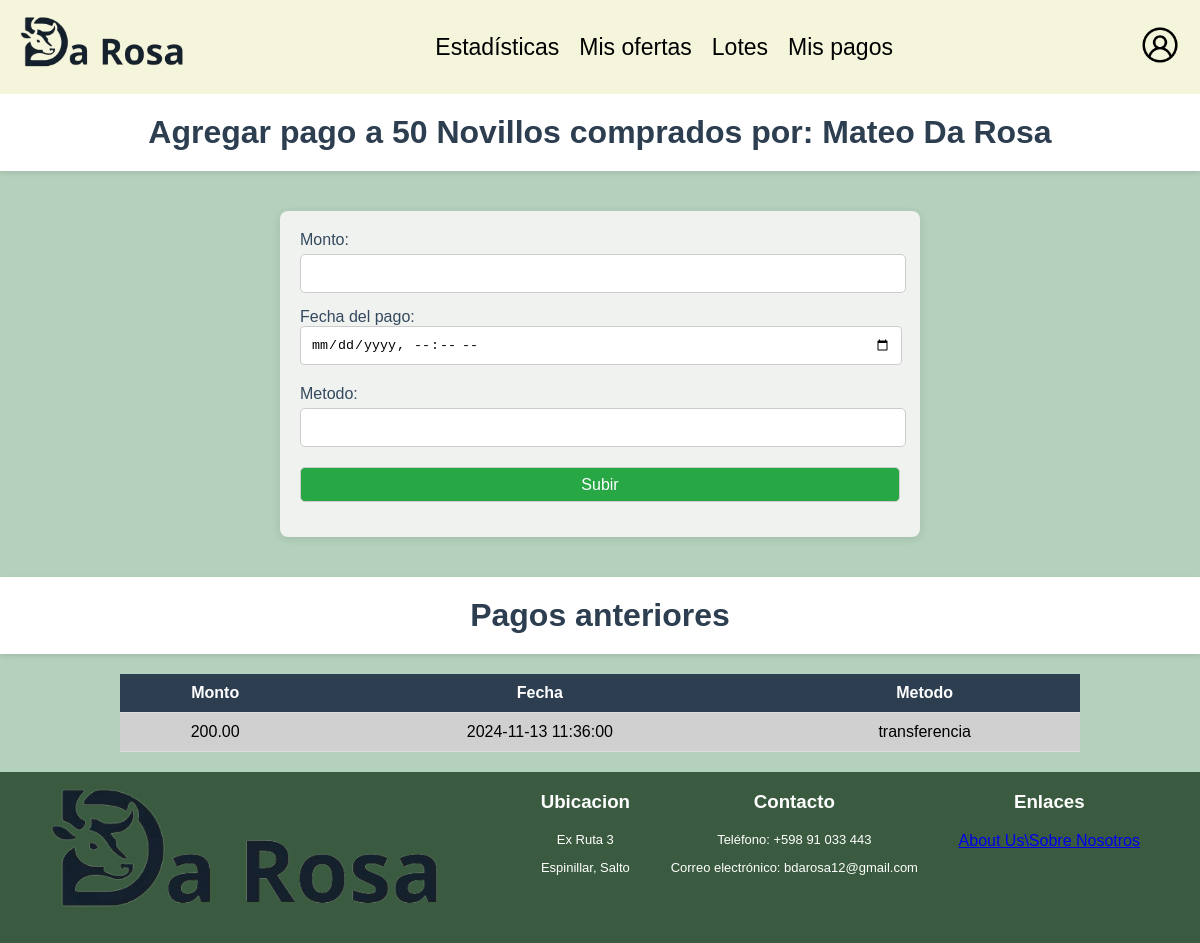
Screenshot of /paginas/administrar_pagos.php?id=6 with the database file from the repository.
### tables this page shows
CREATE TABLE `lotes` (
  `id_lote` int(11) NOT NULL,
  `categoria` varchar(40) DEFAULT NULL,
  `cantidad` int(11) DEFAULT NULL,
  `peso_promedio` int(11) DEFAULT NULL,
  `peso_maximo` int(11) DEFAULT NULL,
  `peso_minimo` int(11) DEFAULT NULL,
  `cant_pesada` int(11) DEFAULT NULL,
  `clase` varchar(20) DEFAULT NULL,
  `estado` varchar(20) DEFAULT NULL,
  `raza` varchar(60) DEFAULT NULL,
  `edad` int(11) DEFAULT NULL,
  `sanidad` varchar(255) DEFAULT NULL,
  `tratamiento_nutricional` varchar(255) DEFAULT NULL,
  `conoce_miomio` tinyint(1) DEFAULT NULL,
  `zona_garrapata` tinyint(1) DEFAULT NULL,
  `observaciones` text DEFAULT NULL,
  `fecha_inicio` datetime DEFAULT NULL,
  `fecha_fin` datetime DEFAULT NULL,
  `vendido` tinyint(1) NOT NULL DEFAULT 0,
  `id_certificador` int(11) DEFAULT NULL
);

CREATE TABLE `oferta` (
  `id_oferta` int(11) NOT NULL,
  `monto` decimal(3,2) DEFAULT NULL,
  `fecha_oferta` datetime DEFAULT NULL,
  `id_lote` int(11) DEFAULT NULL,
  `id_usuario` int(11) DEFAULT NULL
);

CREATE TABLE `usuarios` (
  `id_usuario` int(11) NOT NULL,
  `rol` varchar(20) NOT NULL DEFAULT 'usuario',
  `usuario` varchar(30) DEFAULT NULL,
  `nombre` varchar(30) DEFAULT NULL,
  `apellido` varchar(30) DEFAULT NULL,
  `mail` varchar(50) DEFAULT NULL,
  `telefono` int(11) DEFAULT NULL,
  `contrasena` varchar(100) DEFAULT NULL,
  `bloqueado` tinyint(4) NOT NULL DEFAULT 0
);

CREATE TABLE `pago` (
  `id_pago` int(11) NOT NULL,
  `monto_pago` decimal(10,2) DEFAULT NULL,
  `fecha` datetime DEFAULT NULL,
  `metodo_pago` varchar(50) DEFAULT NULL,
  `id_oferta` int(11) DEFAULT NULL
);

### paginas/administrar_pagos.php (the view, shortened to what this page needs)
<?php
include '../includes/conexion.php';
@$rol_usuario = $_SESSION['rol'];
$lote_id = $_GET['id'];
$sql = "SELECT * FROM lotes WHERE id_lote = '$lote_id'";
$result = mysqli_query($conexion, $sql);
if (mysqli_num_rows($result) > 0) {
    $lote = mysqli_fetch_assoc($result);
} else {
    echo "<p>No se encontró el lote.</p>";
}
$sql2 = "SELECT id_oferta, u.nombre, u.apellido FROM oferta o
         JOIN usuarios u ON o.id_usuario = u.id_usuario
         WHERE o.monto = (SELECT MAX(monto) FROM oferta WHERE id_lote = '$lote_id')
         AND o.id_lote = '$lote_id'";
$result2 = mysqli_query($conexion, $sql2);
if (mysqli_num_rows($result2) > 0) {
    $oferta = mysqli_fetch_assoc($result2);
    $id_oferta = $oferta['id_oferta'];
    $nombre = $oferta['nombre'];
    $apellido = $oferta['apellido'];
} else {
    echo "<p>No se encontró la oferta.</p>";
}
$sql = "
    SELECT
        o.monto,
        l.cantidad,
        l.peso_promedio,
        COALESCE(SUM(p.monto_pago), 0) AS total_pagado
    FROM
        oferta o
    JOIN
        lotes l ON o.id_lote = l.id_lote
    LEFT JOIN
        pago p ON p.id_oferta = o.id_oferta
    WHERE
        o.monto = (
            SELECT MAX(monto)
            FROM oferta
            WHERE id_lote = o.id_lote
            AND id_lote = '$lote_id'
        )
    GROUP BY
        o.id_oferta;
";
$result = mysqli_query($conexion, $sql);
$cuentas = mysqli_fetch_assoc($result);
$total = $cuentas['monto'] * $cuentas['cantidad'] * $cuentas['peso_promedio'];
$falta = $total - $cuentas['total_pagado'];
$sql_lotes = "SELECT * FROM pago WHERE id_oferta = '$id_oferta'";
$result_lotes = mysqli_query($conexion, $sql_lotes);
?>
<!DOCTYPE html>
<html lang="en">
<head>
    <link rel="stylesheet" href="../css/certificador.css">
</head>
<body>
<?php
    if ($rol_usuario == 'Administrador'){
            include '../includes/headeradmin.php';
    } else {
            include '../includes/header.php';
    }
?>
<h1>Agregar pago a <?php echo $lote['cantidad'] . " " . $lote['categoria']. ' comprados por: ' . $nombre . ' ' . $apellido; ?></h1>
<form action="" method="post">
    <label for="Monto">Monto:
        <input type="number" name="monto" min="1" max="<?php echo $falta; ?>" required >
    </label>
    <br>
    <label for="fecha">Fecha del pago:
        <input type="datetime-local" name="fecha" required>
    </label>
    <label for="metodo">Metodo:
        <input type="text" name="metodo" required>
    </label>
    <input type="submit" value="Subir">
</form>
<h1>Pagos anteriores</h1>
<table class="listas">
    <thead>
        <tr>
            <th>Monto</th>
            <th>Fecha</th>
            <th>Metodo</th>
        </tr>
    </thead>
    <tbody>
        <?php
            if (mysqli_num_rows($result_lotes) > 0) {
                while ($row = mysqli_fetch_assoc($result_lotes)) {
                    echo "<tr>";
                    echo "<td>" . $row['monto_pago'] . "</td>";
                    echo "<td>" . $row['fecha'] . "</td>";
                    echo "<td>" . $row['metodo_pago'] . "</td>";
                    echo "</tr>";
                }
            } else {
                echo "<tr><td colspan='3'>No se encontraron pagos.</td></tr>";
            }
        ?>
    </tbody>
</table>
<?php include '../includes/footer.php'; ?>
</body>
</html>

### css/certificador.css (style rules this page uses)
body { font-family: Arial, sans-serif; background-color: rgba(143, 186, 157, 0.667); margin: 0; padding: 0; }
h1 { text-align: center; color: #2c3e50; padding: 20px; margin: 0; background-color: #ffffff; box-shadow: 0 2px 5px rgba(0, 0, 0, 0.1); }
form { max-width: 600px; margin: 40px auto; padding: 20px; background-color: #f0f2ef; border-radius: 8px; box-shadow: 0 2px 10px rgba(0, 0, 0, 0.1); }
label { font-size: 16px; margin-bottom: 5px; color: #34495e; }
input[type="number"], input[type="text"], input[type="file"], input[type="submit"] { width: 100%; height: 35px; margin: 5px 0 15px; border: 1px solid #ccc; border-radius: 5px; font-size: 16px; transition: border-color 0.3s; }
input[type="submit"] { background-color: #28a745; color: white; cursor: pointer; font-size: 16px; }
table.listas { width: 80%; border-collapse: collapse; margin: 20px auto; background-color: #d0d0d0; }
table.listas thead { background-color: #2c3e50; color: white; }
table.listas th, table.listas td { padding: 10px; text-align: center; border-bottom: 1px solid #ddd; }
form input[type="datetime-local"] { width: calc(100% - 20px); padding: 10px; margin-bottom: 20px; border: 1px solid #ccc; border-radius: 4px; }

### rows the page displays
lotes: cantidad "50", categoria "Novillos"
oferta: id_usuario.nombre "Mateo", id_usuario.apellido "Da Rosa"
pago: monto_pago "200.00", fecha "2024-11-13 11:36:00", metodo_pago "transferencia"
